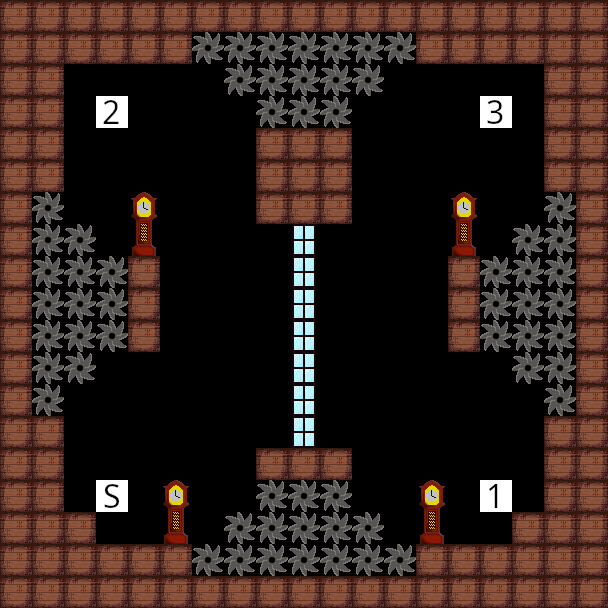

Below is a game level as drawn by its tile map, then a one-line description and the .tmx file that defines it, in full:
An orthogonal 19x19 tile map with 32x32 px tiles, 1 tile layer (Tile Layer 1).

<map version="1.10" tiledversion="1.10.2" orientation="orthogonal" renderorder="right-down" width="19" height="19" tilewidth="32" tileheight="32" infinite="0" nextlayerid="2" nextobjectid="1">
 <editorsettings>
  <export target="../assets/levels/LevelHell2.csv" format="csv" />
 </editorsettings>
 <tileset firstgid="1" source="tiles.tsx" />
 <layer id="1" name="Tile Layer 1" width="19" height="19">
  <data encoding="csv">
2,2,2,2,2,2,2,2,2,2,2,2,2,2,2,2,2,2,2,
2,2,2,2,2,2,4,4,4,4,4,4,4,2,2,2,2,2,2,
2,2,0,0,0,0,0,4,4,4,4,4,0,0,0,0,0,2,2,
2,2,0,102,0,0,0,0,4,4,4,0,0,0,0,103,0,2,2,
2,2,0,0,0,0,0,0,2,2,2,0,0,0,0,0,0,2,2,
2,2,0,0,0,0,0,0,2,2,2,0,0,0,0,0,0,2,2,
2,4,0,0,0,0,0,0,2,2,2,0,0,0,0,0,0,4,2,
2,4,4,0,25,0,0,0,0,23,0,0,0,0,25,0,4,4,2,
2,4,4,4,2,0,0,0,0,23,0,0,0,0,2,4,4,4,2,
2,4,4,4,2,0,0,0,0,23,0,0,0,0,2,4,4,4,2,
2,4,4,4,2,0,0,0,0,23,0,0,0,0,2,4,4,4,2,
2,4,4,0,0,0,0,0,0,23,0,0,0,0,0,0,4,4,2,
2,4,0,0,0,0,0,0,0,23,0,0,0,0,0,0,0,4,2,
2,2,0,0,0,0,0,0,0,23,0,0,0,0,0,0,0,2,2,
2,2,0,0,0,0,0,0,2,2,2,0,0,0,0,0,0,2,2,
2,2,0,6,0,0,0,0,4,4,4,0,0,0,0,101,0,2,2,
2,2,2,0,0,25,0,4,4,4,4,4,0,25,0,0,2,2,2,
2,2,2,2,2,2,4,4,4,4,4,4,4,2,2,2,2,2,2,
2,2,2,2,2,2,2,2,2,2,2,2,2,2,2,2,2,2,2
</data>
 </layer>
</map>
